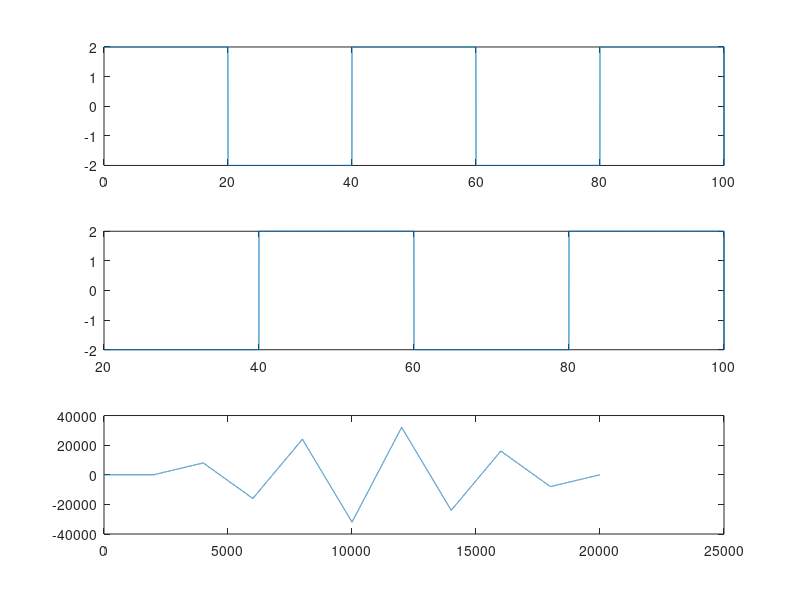

This figure's MATLAB source:
clc;
close all;
clear all;
freq = 1/40;
offset=0;
amp=2;
duty=50;
t1=0:0.01:100;
sq=offset+amp*square(2*pi*freq.*t1,duty);
subplot(3,1,1)
plot(t1,sq);
t2=20:0.01:100;
sq1=offset+amp*square(2*pi*freq.*t2,duty);
f=xcorr(sq,sq1)
subplot(3,1,2)
plot(t2,sq1);
subplot(3,1,3)
plot(f);
max = find(max(f) == f);
fprintf('Maximum index is: ');
fprintf('%d\n',max);




